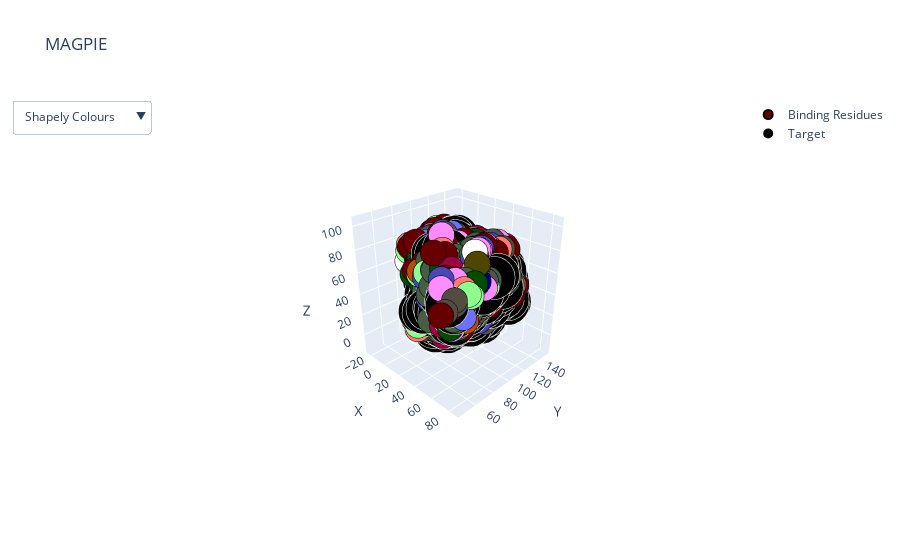

Notebook code for this chart:
### Markdown cell above
## 3. Plot points in 3D viewer.

### Code cell
from matplotlib.pyplot import plot
residues_found, target_chain = sequence_logo_main.plot(pdb_files, target_chain,binding_chain,is_ligand, distance)

### Figure 1 — Plotly figure (JSON) as saved in the notebook; plotly's stock layout.template omitted (floating-point values rounded to 4 significant figures; data arrays with more than 128 entries replaced by an {"elided": "..."} marker saying what was removed)
{"data": [{"hoverinfo": "text", "hoverlabel": {"bgcolor": "yellow", "bordercolor": "black"}, "marker": {"color": {"elided": "1024 str values"}, "line": {"color": "black", "width": 2}, "opacity": 1, "size": 9}, "mode": "markers", "name": "Binding Residues", "text": {"elided": "1024 str values"}, "x": {"elided": "1024 float values"}, "y": {"elided": "1024 float values"}, "z": {"elided": "1024 float values"}, "type": "scatter3d"}, {"hoverinfo": "text", "hoverlabel": {"bgcolor": "gray", "bordercolor": "white"}, "marker": {"color": "black", "line": {"color": "white", "width": 5}, "opacity": 1, "size": 15}, "mode": "markers", "name": "Target", "text": {"elided": "1452 str values"}, "x": {"elided": "1452 float values"}, "y": {"elided": "1452 float values"}, "z": {"elided": "1452 float values"}, "type": "scatter3d"}, {"hoverinfo": "skip", "line": {"color": "black", "width": 8}, "mode": "lines", "showlegend": false, "x": {"elided": "1452 float values"}, "y": {"elided": "1452 float values"}, "z": {"elided": "1452 float values"}, "type": "scatter3d"}], "layout": {"scene": {"camera": {"eye": {"x": 2, "y": -2, "z": 1.5}}, "xaxis": {"title": {"text": "X"}}, "yaxis": {"title": {"text": "Y"}}, "zaxis": {"title": {"text": "Z"}}}, "title": {"text": "MAGPIE"}, "updatemenus": [{"buttons": [{"args": [{"marker.color": {"elided": "1x1024 str values"}}, [0]], "label": "Shapely Colours", "method": "restyle"}, {"args": [{"marker.color": {"elided": "1x1024 str values"}}, [0]], "label": "Amino Colours", "method": "restyle"}, {"args": [{"marker.color": {"elided": "1x1024 str values"}}, [0]], "label": "H-Bond BB", "method": "restyle"}, {"args": [{"marker.color": {"elided": "1x1024 str values"}}, [0]], "label": "H-Bond SC", "method": "restyle"}, {"args": [{"marker.color": {"elided": "1x1024 str values"}}, [0]], "label": "Polar Interactions", "method": "restyle"}], "showactive": true}, {"direction": "down", "x": 0.1, "xanchor": "left", "y": 1.1, "yanchor": "top"}]}}
